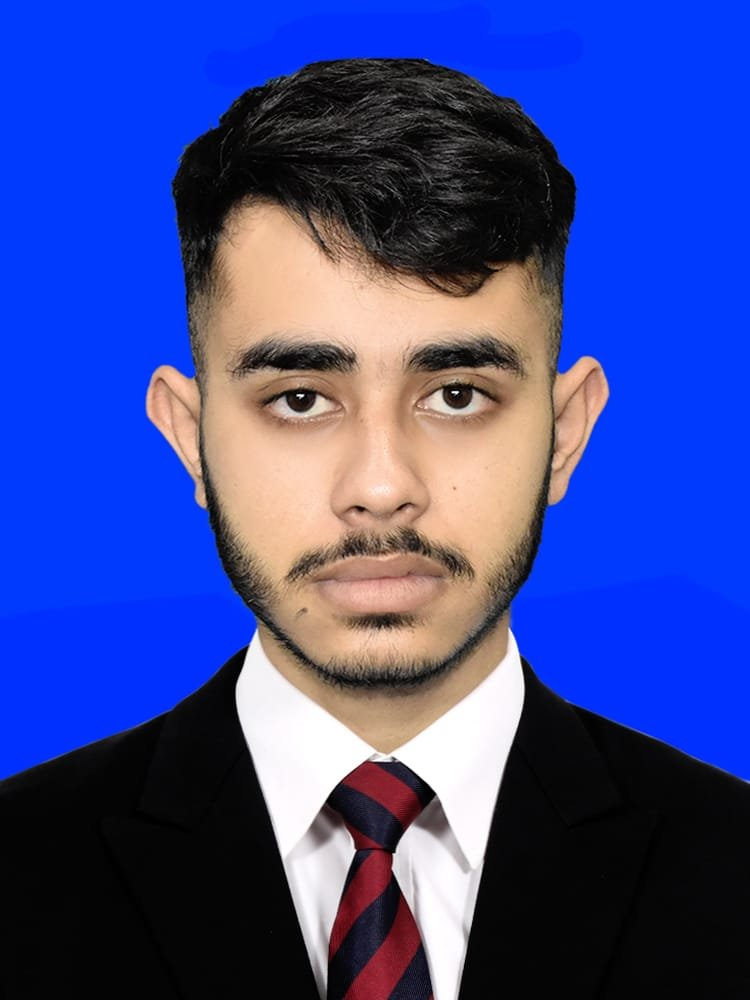
#> input picture backend/media/questions/2026/10/516ef2df330f47728d9d2535cdd0841c.jpg, 750 x 1000 px
$ python -i face_scan_vision.py   (imports and definitions only)   (older library calls are emulated)
#> lines starting #> are read from the running program, lines starting #| are printed output that depends on the picture

from __future__ import annotations

import time

import numpy as np
import cv2

from app.ai.analyzer import analyzer
from app.ai.face_id import face_identifier
from app.ai.face_scan import Observation

MIN_FACE_WIDTH = 0.16
EDGE_MARGIN = 0.0

EXTRA_TILE_FRAC = 0.5
EXTRA_TILE_STRIDE = 0.25
EXTRA_MIN_SCORE = 0.75
EXTRA_MAIN_OVERLAP = 0.25

# [39 lines left out: function _extra_faces, not called in this run]


def models_ready() -> bool:
    return bool(analyzer.ready and face_identifier.ready)


def observe_frame(frame_bgr, jpeg_b64: str | None = None, t: float | None = None) -> Observation:
    t = time.monotonic() if t is None else t
    h, w = frame_bgr.shape[:2]
    rgb = np.ascontiguousarray(cv2.cvtColor(frame_bgr, cv2.COLOR_BGR2RGB), dtype=np.uint8)

    with analyzer._face_mesh_lock:
        res = analyzer.face_mesh.process(rgb)
    faces = analyzer._filter_faces(res.multi_face_landmarks or [])
    n = len(faces)

    if n == 0:
        return Observation(t=t, face_count=analyzer._count_faces(frame_bgr))
    if n >= 2:
        return Observation(t=t, face_count=n)

    lm = faces[0].landmark
    xs = np.array([p.x for p in lm])
    ys = np.array([p.y for p in lm])
    width = float(xs.max() - xs.min())

    extra = _extra_faces(frame_bgr, (float(xs.min()) * w, float(ys.min()) * h,
                                     float(xs.max()) * w, float(ys.max()) * h))
    if extra:
        return Observation(t=t, face_count=1 + extra)

    quality = ""
    if xs.min() < -EDGE_MARGIN or xs.max() > 1 + EDGE_MARGIN or ys.min() < -EDGE_MARGIN or ys.max() > 1 + EDGE_MARGIN:
        quality = "face_cut_off"
    elif width < MIN_FACE_WIDTH:
        quality = "face_too_small"

    yaw_raw, pitch_raw = analyzer._head_pose(lm, w, h)
    if yaw_raw is None or pitch_raw is None:
        return Observation(t=t, face_count=1, quality_reason=quality or "face_not_aligned")
    yaw, pitch = -float(yaw_raw), -float(pitch_raw)

    ok, aligned, reason = face_identifier.face_visibility_quality(frame_bgr, lm)
    quality = quality or ("" if ok else reason)

    emb = face_identifier.embed(frame_bgr, lm)
    if emb is None:
        return Observation(t=t, face_count=1, yaw=yaw, pitch=pitch, quality_reason=quality or "face_not_aligned")

    sharp = 0.0
    if aligned is not None:
        sharp = float(cv2.Laplacian(cv2.cvtColor(aligned, cv2.COLOR_BGR2GRAY), cv2.CV_64F).var())

    return Observation(t=t, face_count=1, yaw=yaw, pitch=pitch, embedding=emb,
                       quality_reason=quality, jpeg_b64=jpeg_b64, sharpness=sharp)

>>> import cv2
>>> picture = cv2.imread('../../media/questions/2026/10/516ef2df330f47728d9d2535cdd0841c.jpg', cv2.IMREAD_GRAYSCALE)
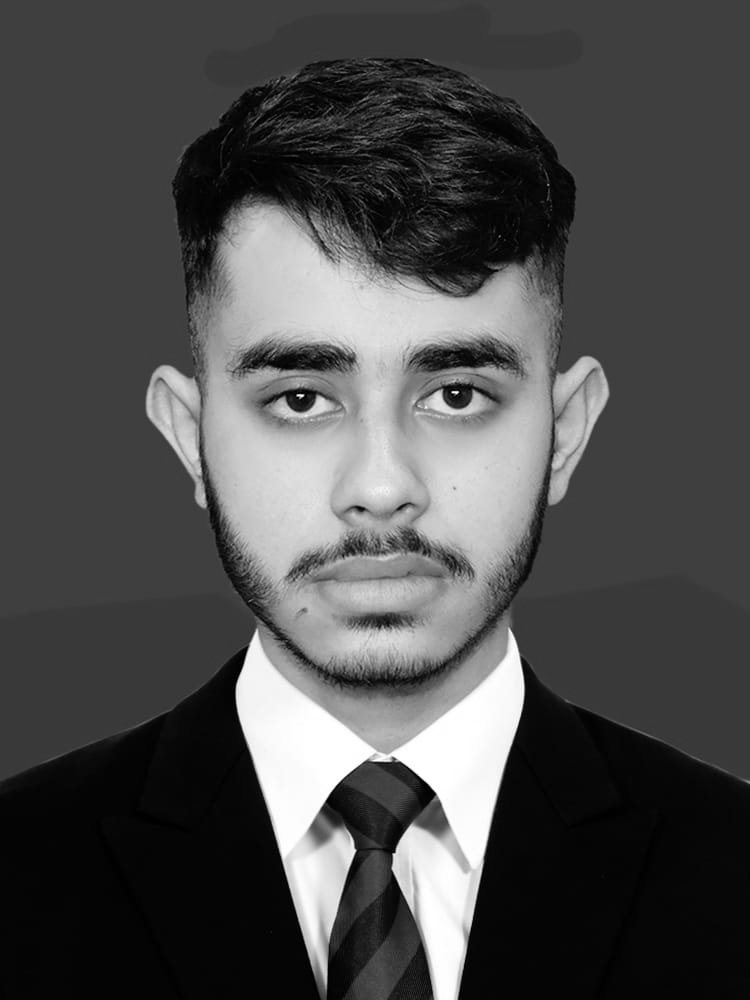
#> picture: shape (1000, 750); min 0, max 255, mean 77
>>> result = observe_frame(picture)
#> (the run stopped early here; a loop or call above may not have finished)

$ run again, on backend/media/questions/2026/10/0f45dc241e5540b8b81b50a3803ba642.png
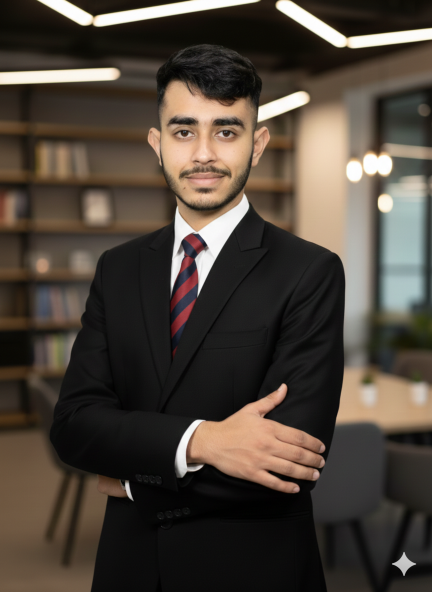
#> input picture backend/media/questions/2026/10/0f45dc241e5540b8b81b50a3803ba642.png, 864 x 1184 px (shown at 1/2 size)
#> `picture = cv2.imread('../../media/questions/2026/10/516ef2df330f47728d..`:
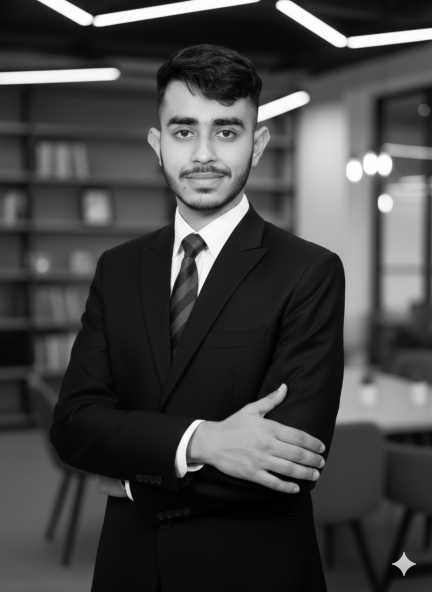
#> picture: shape (1184, 864) (shown at 1/2 size); min 0, max 255, mean 68.6
